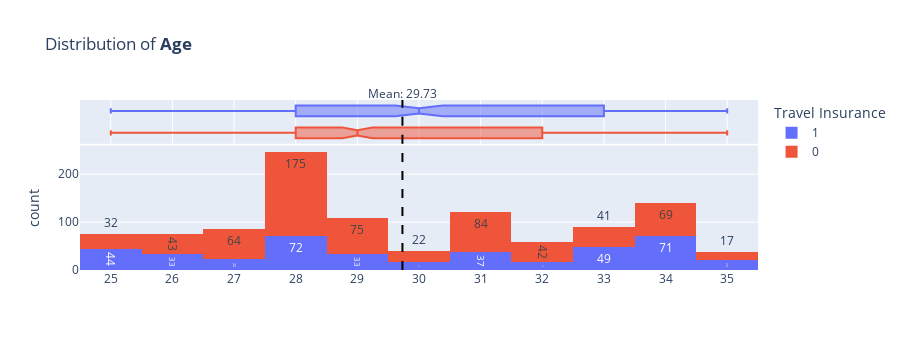
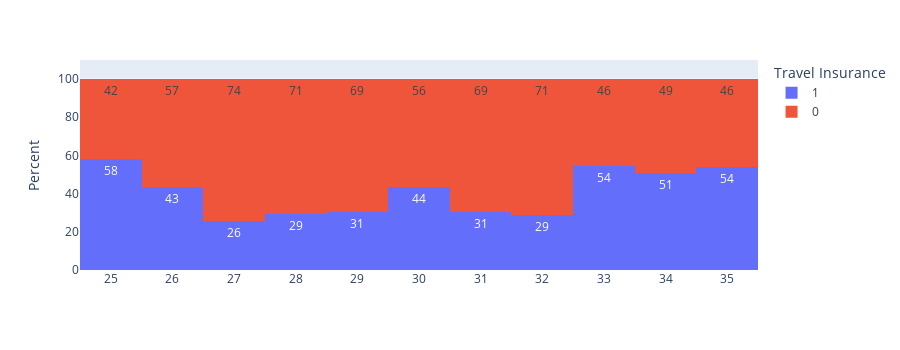

These figures' notebook cell, in order:
### Markdown cell above
#### 1.4.1. **Age**

### Code cell
numerical_overview_plot(df_train_eda, "Age", 2)

### Figure 1 — Plotly figure (JSON) as saved in the notebook; plotly's stock layout.template omitted (floating-point values rounded to 4 significant figures; data arrays with more than 128 entries replaced by an {"elided": "..."} marker saying what was removed)
{"data": [{"alignmentgroup": "True", "bingroup": "x", "histfunc": "count", "hovertemplate": "Travel Insurance=1<br>=%{x}<br>count=%{y}<extra></extra>", "legendgroup": "1", "marker": {"color": "#636efa", "pattern": {"shape": ""}}, "name": "1", "offsetgroup": "1", "orientation": "v", "showlegend": true, "texttemplate": "%{value}", "type": "histogram", "x": {"elided": "415 int values"}, "xaxis": "x", "y": {"elided": "415 int values"}, "yaxis": "y"}, {"alignmentgroup": "True", "hovertemplate": "Travel Insurance=1<br>=%{x}<extra></extra>", "legendgroup": "1", "marker": {"color": "#636efa"}, "name": "1", "notched": true, "offsetgroup": "1", "showlegend": false, "type": "box", "x": {"elided": "415 int values"}, "xaxis": "x2", "yaxis": "y2"}, {"alignmentgroup": "True", "bingroup": "x", "histfunc": "count", "hovertemplate": "Travel Insurance=0<br>=%{x}<br>count=%{y}<extra></extra>", "legendgroup": "0", "marker": {"color": "#EF553B", "pattern": {"shape": ""}}, "name": "0", "offsetgroup": "0", "orientation": "v", "showlegend": true, "texttemplate": "%{value}", "type": "histogram", "x": {"elided": "664 int values"}, "xaxis": "x", "y": {"elided": "664 int values"}, "yaxis": "y"}, {"alignmentgroup": "True", "hovertemplate": "Travel Insurance=0<br>=%{x}<extra></extra>", "legendgroup": "0", "marker": {"color": "#EF553B"}, "name": "0", "notched": true, "offsetgroup": "0", "showlegend": false, "type": "box", "x": {"elided": "664 int values"}, "xaxis": "x2", "yaxis": "y2"}], "layout": {"annotations": [{"showarrow": false, "text": "Mean: 29.73", "x": 29.73, "y": 1.1, "yref": "paper"}], "barmode": "relative", "height": 350, "legend": {"title": {"text": "Travel Insurance"}, "tracegroupgap": 0}, "shapes": [{"line": {"color": "black", "dash": "dash"}, "type": "line", "x0": 29.73, "x1": 29.73, "xref": "x", "y0": 0, "y1": 1, "yref": "y domain"}, {"line": {"color": "black", "dash": "dash"}, "type": "line", "x0": 29.73, "x1": 29.73, "xref": "x2", "y0": 0, "y1": 1, "yref": "y2 domain"}], "title": {"text": "Distribution of <b>Age</b>"}, "xaxis": {"anchor": "y", "domain": [0, 1], "dtick": 1, "range": [24.5, 35.5], "title": {"text": ""}}, "xaxis2": {"anchor": "y2", "domain": [0, 1], "dtick": 1, "matches": "x", "showgrid": true, "showticklabels": false}, "yaxis": {"anchor": "x", "categoryarray": [0, 1], "categoryorder": "array", "domain": [0, 0.7326], "title": {"text": "count"}}, "yaxis2": {"anchor": "x2", "categoryarray": [0, 1], "categoryorder": "array", "domain": [0.7426, 1], "matches": "y2", "showgrid": false, "showline": false, "showticklabels": false, "ticks": ""}}}

### Figure 2 — Plotly figure (JSON) as saved in the notebook; plotly's stock layout.template omitted (floating-point values rounded to 4 significant figures; data arrays with more than 128 entries replaced by an {"elided": "..."} marker saying what was removed)
{"data": [{"alignmentgroup": "True", "bingroup": "x", "histfunc": "count", "hovertemplate": "Travel Insurance=1<br>=%{x}<br>count (normalized as percent)=%{y}<extra></extra>", "legendgroup": "1", "marker": {"color": "#636efa", "pattern": {"shape": ""}}, "name": "1", "offsetgroup": "1", "orientation": "v", "showlegend": true, "textangle": 0, "texttemplate": "%{value:.0f}", "type": "histogram", "x": {"elided": "415 int values"}, "xaxis": "x", "y": {"elided": "415 int values"}, "yaxis": "y"}, {"alignmentgroup": "True", "bingroup": "x", "histfunc": "count", "hovertemplate": "Travel Insurance=0<br>=%{x}<br>count (normalized as percent)=%{y}<extra></extra>", "legendgroup": "0", "marker": {"color": "#EF553B", "pattern": {"shape": ""}}, "name": "0", "offsetgroup": "0", "orientation": "v", "showlegend": true, "textangle": 0, "texttemplate": "%{value:.0f}", "type": "histogram", "x": {"elided": "664 int values"}, "xaxis": "x", "y": {"elided": "664 int values"}, "yaxis": "y"}], "layout": {"barmode": "relative", "barnorm": "percent", "height": 350, "legend": {"title": {"text": "Travel Insurance"}, "tracegroupgap": 0}, "margin": {"t": 60}, "xaxis": {"anchor": "y", "domain": [0, 1], "dtick": 1, "range": [24.5, 35.5], "title": {"text": ""}}, "yaxis": {"anchor": "x", "categoryarray": [0, 1], "categoryorder": "array", "domain": [0, 1], "range": [0, 110], "title": {"text": "Percent"}}}}
